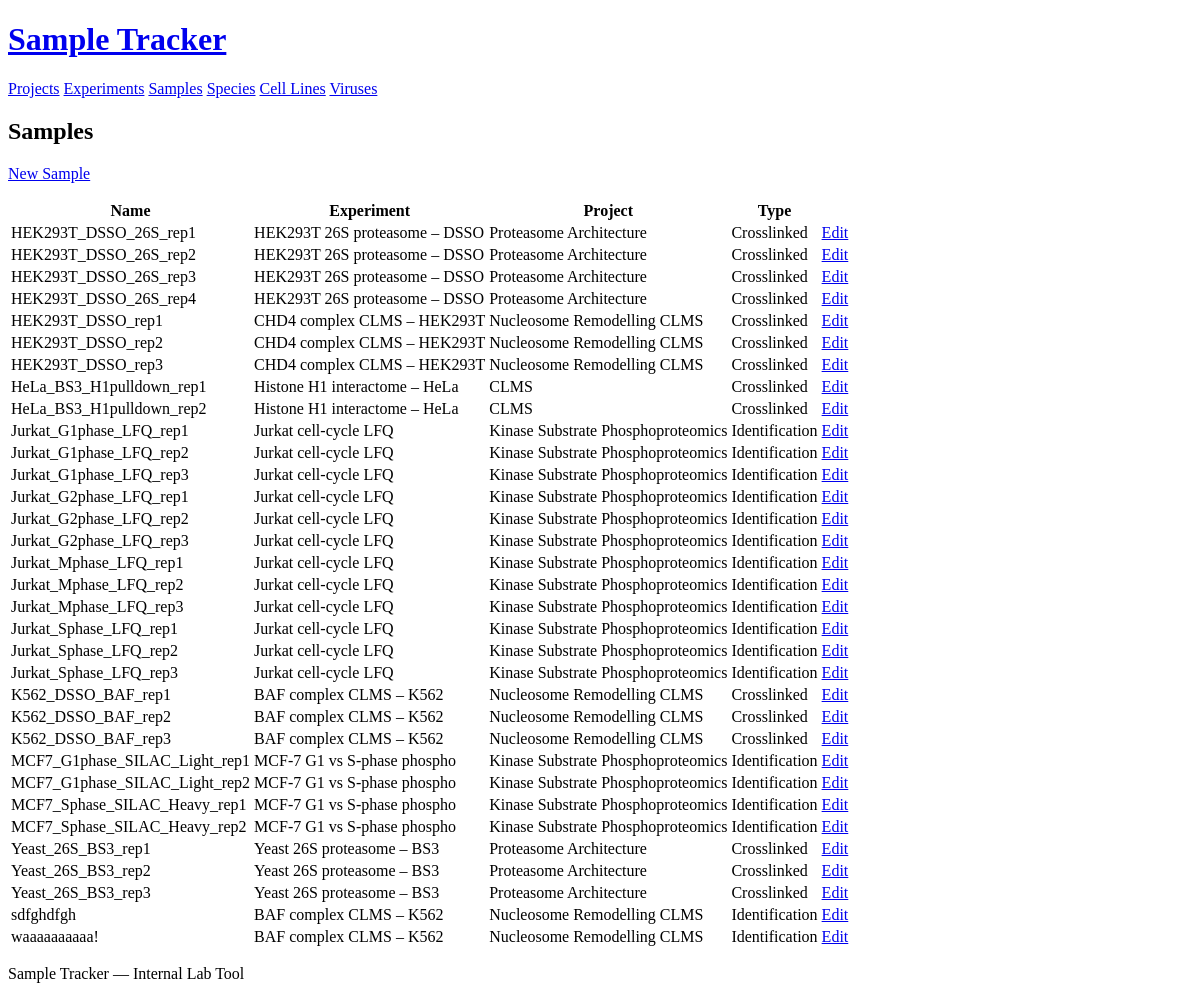
The app's page /samples with its own data.
### models.py (models this page shows)
class Sample(db.Model):
    __tablename__ = "sample"
    id = db.Column(db.Integer, primary_key=True, autoincrement=True)
    experiment_id = db.Column(
        db.Integer, db.ForeignKey("experiment.id"), nullable=False
    )
    name = db.Column(db.Text, nullable=False)
    comment = db.Column(db.Text)
    file_name_root = db.Column(db.Text)
    disease = db.Column(db.Text)
    phenotype = db.Column(db.Text)
    isotope_labeling_channel = db.Column(db.Text)
    chemical_labelling = db.Column(db.Text)
    tissue = db.Column(db.Text)
    organism_age = db.Column(db.Float)
    organism_age_unit = db.Column(db.Text)
    organism_sex = db.Column(db.Text)
    enrichment_process = db.Column(db.Text)
    replicate = db.Column(db.Text)
    synthetic_peptide = db.Column(db.Text)
    digestion = db.Column(db.Text)
    protein_isolation_or_fractionation = db.Column(db.Text)
    crosslinked_sample = db.Column(db.Integer, nullable=False, default=0)
    quantitation = db.Column(db.Integer, default=0)
    quantitation_scheme = db.Column(db.Text)
    quantitation_method = db.Column(db.Text)
    crosslinker = db.Column(db.Text)
    crosslinking_type = db.Column(db.Text)
    protein_or_cell_concentration = db.Column(db.Float)
    protein_or_cell_concentration_unit = db.Column(db.Text)
    crosslinker_or_compound_concentration = db.Column(db.Float)
    crosslinker_or_compound_concentration_unit = db.Column(db.Text)
    organic_solvent_concentration = db.Column(db.Float)
    organic_solvent_concentration_unit = db.Column(db.Text)
    reaction_temperature_in_celsius = db.Column(db.Float)
    reaction_time_in_minutes = db.Column(db.Float)
    quenching_reagent = db.Column(db.Text)
    uv_source = db.Column(db.Text)
    uv_time_in_seconds = db.Column(db.Float)
    uv_wavelength_in_nanometers = db.Column(db.Float)
    peptide_level_fraction = db.Column(db.Text)
    __mapper_args__ = {
        "polymorphic_on": crosslinked_sample,
        "polymorphic_identity": -1,
    }
    experiment = db.relationship("Experiment", back_populates="samples")
    species_list = db.relationship(
        "Species", secondary=sample_species, backref="samples"
    )
    cell_lines = db.relationship(
        "CellLine", secondary=sample_cell_line, backref="samples"
    )

class Experiment(db.Model):
    __tablename__ = "experiment"
    id = db.Column(db.Integer, primary_key=True, autoincrement=True)
    project_id = db.Column(db.Integer, db.ForeignKey("project.id"), nullable=False)
    name = db.Column(db.Text, nullable=False)
    description = db.Column(db.Text)
    contact_person = db.Column(db.Text)
    project = db.relationship("Project", back_populates="experiments")
    samples = db.relationship("Sample", back_populates="experiment")

class Project(db.Model):
    __tablename__ = "project"
    id = db.Column(db.Integer, primary_key=True, autoincrement=True)
    code = db.Column(db.Text, nullable=False)
    name = db.Column(db.Text, nullable=False)
    description = db.Column(db.Text)
    contact_person = db.Column(db.Text)
    active = db.Column(db.Boolean, nullable=False, default=True)
    experiments = db.relationship("Experiment", back_populates="project")

### app.py (the view)
@app.route("/samples")
def sample_list():
    samples = (
        Sample.query.join(Experiment)
        .join(Project)
        .filter(Project.active == True)  # noqa: E712
        .order_by(Sample.name)
        .all()
    )
    return render_template("sample/list.html", samples=samples)

### templates/sample/list.html (shortened to what this page needs)
{% extends "base.html" %}
{% block content %}
<h2>Samples</h2>
<p><a href="{{ url_for('sample_create') }}" role="button">New Sample</a></p>
<table>
  <thead>
    <tr>
      <th>Name</th>
      <th>Experiment</th>
      <th>Project</th>
      <th>Type</th>
      <th></th>
    </tr>
  </thead>
  <tbody>
    {% for sample in samples %}
    <tr>
      <td>{{ sample.name }}</td>
      <td>{{ sample.experiment.name }}</td>
      <td>{{ sample.experiment.project.name }}</td>
      <td>{{ 'Crosslinked' if sample.crosslinked_sample else 'Identification' }}</td>
      <td><a href="{{ url_for('sample_edit', id=sample.id) }}">Edit</a></td>
    </tr>
    {% else %}
    <tr><td colspan="5">No samples found.</td></tr>
    {% endfor %}
  </tbody>
</table>
{% endblock %}

### records on screen
Sample: name "HEK293T_DSSO_26S_rep1", experiment.name "HEK293T 26S proteasome – DSSO", experiment.project.name "Proteasome Architecture", crosslinked_sample "Crosslinked"
Sample: name "HEK293T_DSSO_26S_rep2", experiment.name "HEK293T 26S proteasome – DSSO", experiment.project.name "Proteasome Architecture", crosslinked_sample "Crosslinked"
Sample: name "HEK293T_DSSO_26S_rep3", experiment.name "HEK293T 26S proteasome – DSSO", experiment.project.name "Proteasome Architecture", crosslinked_sample "Crosslinked"
Sample: name "HEK293T_DSSO_26S_rep4", experiment.name "HEK293T 26S proteasome – DSSO", experiment.project.name "Proteasome Architecture", crosslinked_sample "Crosslinked"
Sample: name "HEK293T_DSSO_rep1", experiment.name "CHD4 complex CLMS – HEK293T", experiment.project.name "Nucleosome Remodelling CLMS", crosslinked_sample "Crosslinked"
Sample: name "HEK293T_DSSO_rep2", experiment.name "CHD4 complex CLMS – HEK293T", experiment.project.name "Nucleosome Remodelling CLMS", crosslinked_sample "Crosslinked"
Sample: name "HEK293T_DSSO_rep3", experiment.name "CHD4 complex CLMS – HEK293T", experiment.project.name "Nucleosome Remodelling CLMS", crosslinked_sample "Crosslinked"
Sample: name "HeLa_BS3_H1pulldown_rep1", experiment.name "Histone H1 interactome – HeLa", experiment.project.name "CLMS", crosslinked_sample "Crosslinked"
Sample: name "HeLa_BS3_H1pulldown_rep2", experiment.name "Histone H1 interactome – HeLa", experiment.project.name "CLMS", crosslinked_sample "Crosslinked"
Sample: name "Jurkat_G1phase_LFQ_rep1", experiment.name "Jurkat cell-cycle LFQ", experiment.project.name "Kinase Substrate Phosphoproteomics", crosslinked_sample "Identification"
Sample: name "Jurkat_G1phase_LFQ_rep2", experiment.name "Jurkat cell-cycle LFQ", experiment.project.name "Kinase Substrate Phosphoproteomics", crosslinked_sample "Identification"
Sample: name "Jurkat_G1phase_LFQ_rep3", experiment.name "Jurkat cell-cycle LFQ", experiment.project.name "Kinase Substrate Phosphoproteomics", crosslinked_sample "Identification"
Sample: name "Jurkat_G2phase_LFQ_rep1", experiment.name "Jurkat cell-cycle LFQ", experiment.project.name "Kinase Substrate Phosphoproteomics", crosslinked_sample "Identification"
Sample: name "Jurkat_G2phase_LFQ_rep2", experiment.name "Jurkat cell-cycle LFQ", experiment.project.name "Kinase Substrate Phosphoproteomics", crosslinked_sample "Identification"
Sample: name "Jurkat_G2phase_LFQ_rep3", experiment.name "Jurkat cell-cycle LFQ", experiment.project.name "Kinase Substrate Phosphoproteomics", crosslinked_sample "Identification"
Sample: name "Jurkat_Mphase_LFQ_rep1", experiment.name "Jurkat cell-cycle LFQ", experiment.project.name "Kinase Substrate Phosphoproteomics", crosslinked_sample "Identification"
Sample: name "Jurkat_Mphase_LFQ_rep2", experiment.name "Jurkat cell-cycle LFQ", experiment.project.name "Kinase Substrate Phosphoproteomics", crosslinked_sample "Identification"
Sample: name "Jurkat_Mphase_LFQ_rep3", experiment.name "Jurkat cell-cycle LFQ", experiment.project.name "Kinase Substrate Phosphoproteomics", crosslinked_sample "Identification"
Sample: name "Jurkat_Sphase_LFQ_rep1", experiment.name "Jurkat cell-cycle LFQ", experiment.project.name "Kinase Substrate Phosphoproteomics", crosslinked_sample "Identification"
Sample: name "Jurkat_Sphase_LFQ_rep2", experiment.name "Jurkat cell-cycle LFQ", experiment.project.name "Kinase Substrate Phosphoproteomics", crosslinked_sample "Identification"
Sample: name "Jurkat_Sphase_LFQ_rep3", experiment.name "Jurkat cell-cycle LFQ", experiment.project.name "Kinase Substrate Phosphoproteomics", crosslinked_sample "Identification"
Sample: name "K562_DSSO_BAF_rep1", experiment.name "BAF complex CLMS – K562", experiment.project.name "Nucleosome Remodelling CLMS", crosslinked_sample "Crosslinked"
Sample: name "K562_DSSO_BAF_rep2", experiment.name "BAF complex CLMS – K562", experiment.project.name "Nucleosome Remodelling CLMS", crosslinked_sample "Crosslinked"
Sample: name "K562_DSSO_BAF_rep3", experiment.name "BAF complex CLMS – K562", experiment.project.name "Nucleosome Remodelling CLMS", crosslinked_sample "Crosslinked"
Sample: name "MCF7_G1phase_SILAC_Light_rep1", experiment.name "MCF-7 G1 vs S-phase phospho", experiment.project.name "Kinase Substrate Phosphoproteomics", crosslinked_sample "Identification"
Sample: name "MCF7_G1phase_SILAC_Light_rep2", experiment.name "MCF-7 G1 vs S-phase phospho", experiment.project.name "Kinase Substrate Phosphoproteomics", crosslinked_sample "Identification"
Sample: name "MCF7_Sphase_SILAC_Heavy_rep1", experiment.name "MCF-7 G1 vs S-phase phospho", experiment.project.name "Kinase Substrate Phosphoproteomics", crosslinked_sample "Identification"
Sample: name "MCF7_Sphase_SILAC_Heavy_rep2", experiment.name "MCF-7 G1 vs S-phase phospho", experiment.project.name "Kinase Substrate Phosphoproteomics", crosslinked_sample "Identification"
Sample: name "Yeast_26S_BS3_rep1", experiment.name "Yeast 26S proteasome – BS3", experiment.project.name "Proteasome Architecture", crosslinked_sample "Crosslinked"
Sample: name "Yeast_26S_BS3_rep2", experiment.name "Yeast 26S proteasome – BS3", experiment.project.name "Proteasome Architecture", crosslinked_sample "Crosslinked"
Sample: name "Yeast_26S_BS3_rep3", experiment.name "Yeast 26S proteasome – BS3", experiment.project.name "Proteasome Architecture", crosslinked_sample "Crosslinked"
Sample: name "sdfghdfgh", experiment.name "BAF complex CLMS – K562", experiment.project.name "Nucleosome Remodelling CLMS", crosslinked_sample "Identification"
Sample: name "waaaaaaaaaa!", experiment.name "BAF complex CLMS – K562", experiment.project.name "Nucleosome Remodelling CLMS", crosslinked_sample "Identification"
